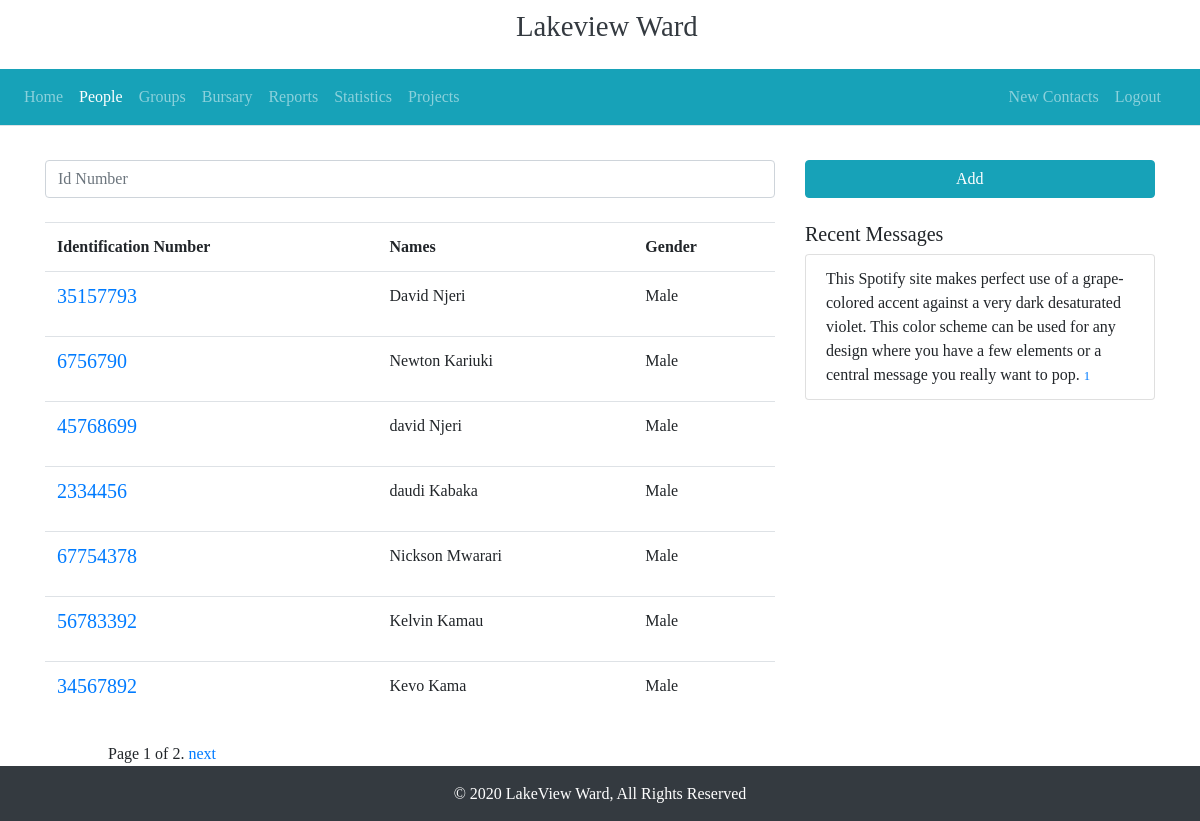
The app's page /manycitizen/ (signed in) with its own data.
### citizens/models.py (models this page shows, shortened)
class Citizen(models.Model):
    id_number = models.PositiveIntegerField(primary_key=True,verbose_name="Identification Number", unique=True)
    person = models.OneToOneField("Person", on_delete=models.CASCADE)
    location = models.CharField(max_length=150)
    email = models.EmailField(max_length=255, blank=True)
    phone_number = models.CharField("Phone Number", max_length=12, blank=True, default='0704893840')
    voting_centre = models.CharField('Voting Centre', max_length=50, default='Unity Primary School')
    uploaded_to_google = models.BooleanField(default=False)
    class Meta:
        verbose_name= 'Citizen'
        verbose_name_plural = 'Citizens'

class Person(models.Model):
    GENDER = (
        ('M', 'Male'),
        ('F', 'Female')
    )
    person_id = models.UUIDField(primary_key=True, default=uuid.uuid4, editable=False)
    surname = models.CharField(max_length=50, default="")
    first_name = models.CharField(max_length=50)
    last_name = models.CharField(max_length=50)
    gender = models.CharField(choices=GENDER, max_length=10)
    dob = models.DateField("Date of Birth", auto_now=False, auto_now_add=False)
    class Meta:
        verbose_name = "Person"
        verbose_name_plural = "Persons"

class Messages(models.Model):
    ISSUE = (
        ('CT','Complaint'),
        ('CO','Concern'),
        ('OT','Others')
    )
    user = models.ForeignKey(Citizen, on_delete=models.CASCADE, related_name='messages')
    date_created = models.DateTimeField(auto_now=True, auto_now_add=False)
    content = models.TextField()
    is_sorted = models.BooleanField(default=False)
    date_sorted = models.DateTimeField(auto_now=False, auto_now_add=False, default=timezone.now())
    type_of_isssue = models.CharField(choices=ISSUE, max_length=10)
    class Meta:
        verbose_name = "Message"
        verbose_name_plural = "Messages"

### citizens/views.py (the view)
# urls.py: path('manycitizen/',CitizenListView.as_view(), name="list-view"),
class CitizenListView(LoginRequiredMixin, ListView):
    model = Citizen
    context_object_name = 'citizens'
    template_name  = 'citizen/citizenlist.html'
    paginate_by = 7
    ordering = '-id_number'
    def get_queryset(self):
        query = self.request.GET.get('q')
        print(query)
        results = searchCitizen(query)
        return results
    def get_context_data(self, **kwargs):
        context = super().get_context_data(**kwargs)
        context["mymessages"] = Messages.objects.filter(is_sorted=False).order_by('-date_created')
        return context

### citizens/views.py (called while the page is built)
def searchCitizen(id=None):
    if id == '' or id == None:
        results = Citizen.objects.all()
    else:
        results = Citizen.objects.filter(pk=id)
    return results

### citizens/templates/citizen/citizenlist.html (shortened to what this page needs)
{% extends 'base.html' %}
{% load static %}
{% block content %}
<div class="container mb-3 mt-3">
    <div class="row ">
        <form class="form-horizontal col-md-8" method="get">
            <input class="form-control" type="text" name="q" id="" placeholder="Id Number">
        </form>
        <div class="col-md-4 col-sm-12">
            <a href="{% url 'citizen-create' %}" class="btn btn-info mb-2 w-100"> Add<i class="fa fa-plus ml-2"></i></a>
        </div>
    </div>
</div>
<div class="container">
    <div class="row">
        <div class="col-md-8">
            <table class="table">
                <tr>
                    <th>Identification Number</th>
                    <th>Names</th>
                    <th>Gender</th>
                </tr>
                {% for citizen in citizens %}
                <tr>
                    <td><h5><a href="{% url 'citizen-detail' citizen.id_number%}">{{ citizen.id_number }}</a></h5></td>
                    <td><p>{{ citizen.person.first_name }} {{ citizen.person.last_name }} </p></td>
                    <td>{{ citizen.person.get_gender_display }}</td>
                </tr>
                {% endfor %}
            </table>
            <div class="container ml-5">
                {% include 'paginate.html' %}
            </div>
        </div>
        <div class="col-md-4">
            <div class="list-group">
                <h5> Recent Messages</h5>
                <ul class="list-group">
                    {% for message in mymessages %}
                        <li class="list-group-item"> {{message.content}} <small><a href="{% url 'citizen-detail' message.user.id_number %}">{{message.pk}}</a></small></li>
                    {% endfor %}
                </ul>
            </div>
        </div>
    </div>
</div>
{% endblock %}

### citizens/static/master.css (style rules this page uses)
html, body { margin:0%; padding:0%; font-style: normal; font-family:'Times New Roman', Times, serif; font-size: medium; }

### records on screen
Citizen: id_number "35157793", person.first_name "David", person.last_name "Njeri", person.gender "Male"
Citizen: id_number "6756790", person.first_name "Newton", person.last_name "Kariuki", person.gender "Male"
Citizen: id_number "45768699", person.first_name "david", person.last_name "Njeri", person.gender "Male"
Citizen: id_number "2334456", person.first_name "daudi", person.last_name "Kabaka", person.gender "Male"
Citizen: id_number "67754378", person.first_name "Nickson", person.last_name "Mwarari", person.gender "Male"
Citizen: id_number "56783392", person.first_name "Kelvin", person.last_name "Kamau", person.gender "Male"
Citizen: id_number "34567892", person.first_name "Kevo", person.last_name "Kama", person.gender "Male"
Messages: content "This Spotify site makes perfect use of a grape-colored accent against a very dark desaturated violet. This color scheme can be used for any design where you have a few elements or a central message you really want to pop.", pk "1"

### other values on screen
{{ page_obj.number }} "1"
{{ paginator.num_pages }} "2"
